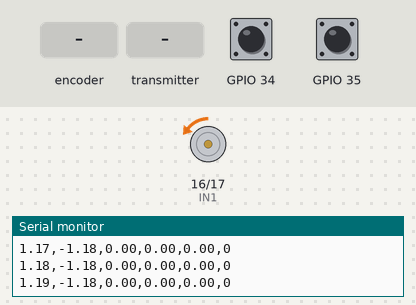
This program was run on a simulated ESP32. On the bench: motor-driver pin pairs drawn as motors (green arrow = first pin HIGH = forward, orange = second pin HIGH = backward, longer = more drive, scaled by the enable pin), the last lines printed to the serial monitor. The inputs (shaded band) are chosen by the test bench; at power-on: GPIO 34 HIGH, GPIO 35 HIGH.

Above: at 2.2 s.
2.3 s: rotary encoder on GPIO 35 / GPIO 34 turned 2 steps (second pin leading)
5.4 s: the transmitter starts sending position_rad = 25
At 6.6 s:
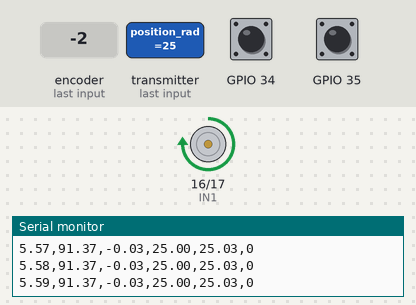
6.9 s: the transmitter starts sending position_rad = 0
At 7.06 s:
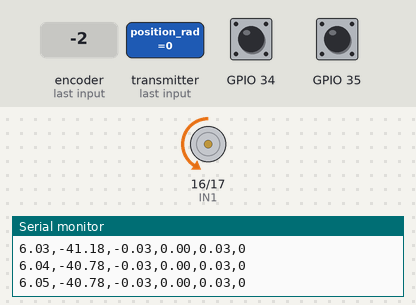
9.9 s: rotary encoder on GPIO 35 / GPIO 34 turned 1 step (first pin leading)
13.1 s: the transmitter starts sending position_rad = 50
14.6 s: the transmitter starts sending position_rad = 0
At 14.76 s:
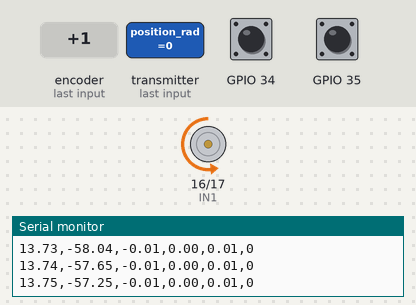
Timing chart, 0 to 18.6 s (numbered marks = the images above; inputs shaded):
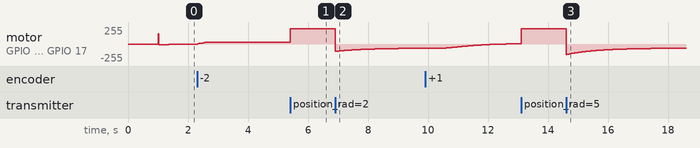

The program:

main.cpp
```cpp
//HAPTIC_LIDER: MAC: E0:8C:FE:60:D6:40
//HAPTIC SEGUIDOR_MAC: MAC: E0:8C:FE:60:F9:04

#include <Arduino.h>
#include "sensors.h"
#include "control.h"
#include "com.h"

void setup()
{
  Serial.begin(115200);
  delay(1000);

  Serial.println();
  Serial.println("Iniciando ESP32 + Encoder + PID + MQTT");

  initSensors();
  initControl();
  initCom();

  resetPID();
  communicationAlive();

  xTaskCreatePinnedToCore(
    controlTask,
    "ControlTask",
    4096,
    NULL,
    2,
    NULL,
    1
  );

  xTaskCreatePinnedToCore(
    serialTask,
    "SerialTask",
    4096,
    NULL,
    1,
    NULL,
    0
  );

  xTaskCreatePinnedToCore(
    comTask,
    "comTask",
    4096,
    NULL,
    1,
    NULL,
    0
  );

  Serial.println("Sistema iniciado");
  Serial.println("Esperando mensajes en: ESP32/ref");
  Serial.println("Publicando posición en: ESP32/pos");
}

void loop()
{
  vTaskDelay(pdMS_TO_TICKS(10));
}

/*
//MAC COODE
#include <Arduino.h>
#include <WiFi.h>

void setup()
{
  Serial.begin(115200);
  delay(1000);

  WiFi.mode(WIFI_STA);

  Serial.print("MAC: ");
  Serial.println(WiFi.macAddress());
}

void loop()
{
}

*/
```

com.cpp
```cpp
#include <WiFi.h>
#include <esp_now.h>

#include "com.h"
#include "control.h"
#include "sensors.h"

// =====================================================
// CONFIGURACIÓN
// =====================================================

#define MY_ID 1

// MAC DEL OTRO ESP32

uint8_t otherMAC[] = {0xE0, 0x8C, 0xFE, 0x60, 0xD6, 0x40}; // Para amaraillo
//uint8_t otherMAC[] = {0xE0, 0x8C, 0xFE, 0x60, 0xF9, 0x04}; // Para rojo

// =====================================================
// ESTRUCTURA DE COMUNICACIÓN
// =====================================================

typedef struct
{
  uint8_t id;
  float position_rad;
  float ref_rad;
  uint32_t counter;
} ComPacket;

// =====================================================
// VARIABLES TX/RX
// =====================================================

ComPacket txPacket;
ComPacket rxPacket;

volatile float other_position_rad = 0.0f;
volatile float other_ref_rad      = 0.0f;

volatile uint32_t last_rx_counter = 0;
volatile uint32_t last_rx_time_ms = 0;

// =====================================================
// CALLBACK RECEPCIÓN - CORE ESP32 2.x
// =====================================================

void onEspNowRecv(const uint8_t *mac,
                  const uint8_t *data,
                  int len)
{
  if (len != sizeof(ComPacket))
    return;

  memcpy(&rxPacket, data, sizeof(rxPacket));

  if (rxPacket.id == MY_ID)
    return;

  portENTER_CRITICAL(&mux);

  other_position_rad = rxPacket.position_rad;
  other_ref_rad      = rxPacket.ref_rad;

  last_rx_counter    = rxPacket.counter;
  last_rx_time_ms    = millis();

  portEXIT_CRITICAL(&mux);
}

// =====================================================
// CALLBACK ENVÍO - CORE ESP32 2.x
// =====================================================

void onEspNowSent(const uint8_t *mac_addr,
                  esp_now_send_status_t status)
{
  /*
  Serial.print("ESP-NOW -> ");

  if (status == ESP_NOW_SEND_SUCCESS)
    Serial.println("OK");
  else
    Serial.println("ERROR");

    */

}

// =====================================================
// INICIALIZACIÓN
// =====================================================

void initCom()
{
  WiFi.mode(WIFI_STA);

  Serial.print("Mi MAC: ");
  Serial.println(WiFi.macAddress());

  if (esp_now_init() != ESP_OK)
  {
    Serial.println("Error iniciando ESP-NOW");
    return;
  }

  esp_now_register_recv_cb(onEspNowRecv);
  esp_now_register_send_cb(onEspNowSent);

  esp_now_peer_info_t peerInfo = {};

  memcpy(peerInfo.peer_addr, otherMAC, 6);

  peerInfo.channel = 0;
  peerInfo.encrypt = false;

  if (esp_now_add_peer(&peerInfo) != ESP_OK)
  {
    Serial.println("Error añadiendo peer");
    return;
  }

  Serial.println("ESP-NOW iniciado");
}

// =====================================================
// COMPROBAR COMUNICACIÓN
// =====================================================

bool communicationAlive()
{
  uint32_t lastTime;

  portENTER_CRITICAL(&mux);
  lastTime = last_rx_time_ms;
  portEXIT_CRITICAL(&mux);

  return ((millis() - lastTime) < 100);
}

// =====================================================
// TAREA COMUNICACIÓN
// =====================================================

void comTask(void *pvParameters)
{
  TickType_t xLastWakeTime = xTaskGetTickCount();
  const TickType_t xFrequency = pdMS_TO_TICKS(10);

  uint32_t counter = 0;

  for (;;)
  {
    float myPos;
    float myRef;

    portENTER_CRITICAL(&mux);

    myPos = g_position_rad;
    myRef = refTarget_rad;

    portEXIT_CRITICAL(&mux);

    txPacket.id           = MY_ID;
    txPacket.position_rad = myPos;
    txPacket.ref_rad      = myRef;
    txPacket.counter      = counter++;

    esp_now_send(otherMAC,
                 (uint8_t *)&txPacket,
                 sizeof(txPacket));

    vTaskDelayUntil(&xLastWakeTime,
                    xFrequency);
  }
}


void serialTask(void *pvParameters)
{
  TickType_t xLastWakeTime = xTaskGetTickCount();
  const TickType_t xFrequency = pdMS_TO_TICKS(10);

  float t = 0.0f;
  const float Ts = 0.01f;

  for (;;)
  {
    float pos, err, pwm, otherPos;
    bool alive;

    portENTER_CRITICAL(&mux);
    pos = g_position_rad;
    err = g_error_rad;
    pwm = g_pwm_percent;
    otherPos = other_position_rad;
    alive = ((millis() - last_rx_time_ms) < 100);
    portEXIT_CRITICAL(&mux);

    Serial.print(t);
    Serial.print(",");
    Serial.print(pwm);
    Serial.print(",");
    Serial.print(pos);
    Serial.print(",");
    Serial.print(otherPos);
    Serial.print(",");
    Serial.print(err);
    Serial.print(",");
    Serial.println(alive ? 1 : 0);

    t += Ts;

    vTaskDelayUntil(&xLastWakeTime, xFrequency);
  }
}
```

com.h
```cpp
#pragma once
#include <Arduino.h>


extern volatile float other_position_rad;

void conectarWiFi();
void reconnectMQTT();
void mqttTask(void *pvParameters);
void serialTask(void *pvParameters);
void initCom();
void comTask(void *pvParameters);
bool communicationAlive();
```

control.cpp
```cpp
#include "control.h"
#include "sensors.h"
#include "com.h"
#include <math.h>

float g_velocity_rad_s;

// =====================================================
// PINES MOTOR
// =====================================================
static const int IN1 = 16;
static const int IN2 = 17;
static const int ENA = 4;

const float Vmax = 11.6;   // tensión máxima de armadura en voltios

// =====================================================
// LEDC ESP32
// =====================================================
static const uint8_t  PWM_CHANNEL = 0;
static const uint32_t PWM_FREQ    = 500;
static const uint8_t  PWM_RES     = 8;

static const float pwmMax_hw = 255.0f;
const float bDead_V = 2.9f;   // aprox. tensión mínima útil
//2.9
// =====================================================
// PID EN TENSION DE ARMADURA
// =====================================================
float Kp = 0.75f;
float Ki = 0.0f;
float Kd = 0.15f;

volatile float refPos_rad    = 1000;
volatile float refTarget_rad = 1000.0f;

static float I = 0.0f;
static float prevErr = 0.0f;
static float Df = 0.0f;

// =====================================================
// VARIABLES COMPARTIDASf
// =====================================================
volatile float g_position_rad = 0.0f;
volatile float g_error_rad    = 0.0f;
volatile float g_pwm_percent  = 0.0f;

// =====================================================
// MODELO VIRTUAL MASA-RESORTE-AMORTIGUADOR
// Entrada: posición angular real del haptic paddle
// Salida: referencia angular nueva para el PID
//
// Idea:
// El sistema toma como equilibrio la posición inicial.
// Si el usuario mueve el haptic respecto a esa posición,
// se genera una referencia en sentido contrario.
// =====================================================
float modelMRA(float theta_rad, float theta_dot_rad_s)
{

  const float kv_neg      = 0.01f;   // cancela amortiguamiento PID

  // Parámetros del oscilador virtual
  const float Ts          = 0.01f;
  const float M           = 0.05f;   // inercia virtual
  const float kp_mra      = 20.00f;    //
  const float kv_muelle   = 0.0f;    // amortiguamiento interno del muelle
  const float k_coupling  = 0.0f;    // acoplamiento usuario-muelle

  static float theta_eq   = 0.0f;
  static float x_pos      = 0.0f;   // posición del muelle virtual
  static float x_vel      = 0.0f;   // velocidad del muelle virtual
  static bool  init       = false;

  if (!init)
  {
    theta_eq = theta_rad;
    x_pos    = theta_rad;
    x_vel    = 0.0f;
    init     = true;
  }
  return kp_mra * (theta_rad) + kv_muelle * (theta_dot_rad_s);
}

// =====================================================
// INIT
// =====================================================
void initControl()
{
  pinMode(IN1, OUTPUT);
  pinMode(IN2, OUTPUT);
  pinMode(ENA, OUTPUT);

  ledcSetup(PWM_CHANNEL, PWM_FREQ, PWM_RES);
  ledcAttachPin(ENA, PWM_CHANNEL);
  ledcWrite(PWM_CHANNEL, 0);

  refPos_rad = getPositionRad();
  refTarget_rad = 6.0f;
}

// =====================================================
// RESET PID
// =====================================================
void resetPID()
{
  I = 0.0f;
  prevErr = 0.0f;
  Df = 0.0f;

  refPos_rad = getPositionRad();
}

// =====================================================
// CONVERSION TENSION ARMADURA -> PWM HW 0-255
// =====================================================
int vArmToPWM(float Va)
{
  float pwm_percent = 0;

  if (Va < 0.0f) Va = -Va;

  if (Va > 10.6f) Va = 10.6f;

  /*

  if (Va >= bDead_V)
  {
    pwm_percent =
      0.5357f * Va * Va * Va
    - 8.9478f * Va * Va
    + 50.8605f * Va
    - 69.6389f;
  }
  else
  {
    pwm_percent = (Va / Vmax) * 100.0f;
  }*/

  pwm_percent = (Va / Vmax) * 100.0f;

  // Convertir PWM (%) a PWM 0-255
  float pwm = (pwm_percent / 100.0f) * 255.0f;

  if (pwm > 255.0f) pwm = 255.0f;
  if (pwm < 0.0f)   pwm = 0.0f;

  return (int)pwm;
}

// =====================================================
// MOTOR CON TENSION DE ARMADURA
// Va > 0  -> sentido positivo
// Va < 0  -> sentido negativo
// Va = 0  -> motor parado
// =====================================================
void setMotorVoltage(float Va)
{
  int pwm_hw = vArmToPWM(Va);

  if (Va > 0.0f)
  {
    digitalWrite(IN1, HIGH);
    digitalWrite(IN2, LOW);
    ledcWrite(PWM_CHANNEL, pwm_hw);
  }
  else if (Va < 0.0f)
  {
    digitalWrite(IN1, LOW);
    digitalWrite(IN2, HIGH);
    ledcWrite(PWM_CHANNEL, pwm_hw);
  }
  else
  {
    digitalWrite(IN1, LOW);
    digitalWrite(IN2, LOW);
    ledcWrite(PWM_CHANNEL, 0);
  }
}

// =====================================================
// COMPENSACIÓN INVERSA DE ZONA MUERTA
// =====================================================
float deadzoneInverseVoltage(float Va)
{
  const float epsilon = 0.08f;

  float aVa = fabs(Va);

  if (aVa < epsilon)
  {
    return bDead_V * sinf((PI * Va) / (2.0f * epsilon));
  }

  float t = (aVa - epsilon) / (Vmax - epsilon);
  float Va_comp = bDead_V + (Vmax - bDead_V) * t;

  if (Va > 0.0f) return Va_comp;
  else           return -Va_comp;
}

// =====================================================
// MOTOR PWM EN %
// Lo dejo por si quieres seguir haciendo ensayos manuales
// =====================================================
void setMotorPWM_percent(float pwm_percent)
{
  if (pwm_percent > 100.0f)  pwm_percent = 100.0f;
  if (pwm_percent < -100.0f) pwm_percent = -100.0f;

  int pwm_hw = (int)((fabs(pwm_percent) / 100.0f) * pwmMax_hw);

  if (pwm_percent > 0.0f)
  {
    digitalWrite(IN1, HIGH);
    digitalWrite(IN2, LOW);
    ledcWrite(PWM_CHANNEL, pwm_hw);
  }
  else if (pwm_percent < 0.0f)
  {
    digitalWrite(IN1, LOW);
    digitalWrite(IN2, HIGH);
    ledcWrite(PWM_CHANNEL, pwm_hw);
  }
  else
  {
    digitalWrite(IN1, LOW);
    digitalWrite(IN2, LOW);
    ledcWrite(PWM_CHANNEL, 0);
  }
}

// =====================================================
// CONTROLADOR PID
// ref_rad: referencia deseada en radianes
// pos_rad: posicion actual en radianes
// salida: tension de armadura Va en voltios
// =====================================================

float controladorPID(float ref_rad, float pos_rad)
{
  const float Ts = 0.01f;
  const float alpha = 0.99f;

  float err = ref_rad - pos_rad;

  I += err * Ts;

  if (I > 100.0f)  I = 100.0f;
  if (I < -100.0f) I = -100.0f;

  float D_raw = (err - prevErr) / Ts;
  Df = alpha * Df + (1.0f - alpha) * D_raw;

  prevErr = err;

  float Va = Kp * err + Ki * I + Kd * Df;

  if (Va > 10.7f)  Va = 10.7f;
  if (Va < -10.7f) Va = -10.7f;

  return Va;
}

// =====================================================
// TAREA DE CONTROL EN BUCLE CERRADO
// =====================================================
void controlTask(void *pvParameters)
{
  TickType_t xLastWakeTime = xTaskGetTickCount();
  const TickType_t xFrequency = pdMS_TO_TICKS(10);

  const float Ts = 0.01f;
  const float alpha = 0.98f;

  float position_rad_prev = getPositionRad();
  float velocity_raw = 0.0f;
  float velocity_f = 0.0f;

  for (;;)
  {
    float position_rad = getPositionRad();

    // ==============================
    // Cálculo de velocidad real
    // ==============================
    velocity_raw = (position_rad - position_rad_prev) / Ts;
    velocity_f = alpha * velocity_f + (1.0f - alpha) * velocity_raw;
    position_rad_prev = position_rad;

    // =====================================================
    // MODELO MASA-RESORTE-AMORTIGUADOR DESACTIVADO
    // Se deja comentado para mantener el código original,
    // pero ahora se usa un PID fijo con referencia fija.
    // =====================================================
    // float refMRA_rad = modelMRA(position_rad, velocity_f);

    // PID FIJO:
    float Va = controladorPID(refTarget_rad, position_rad);

    // ANTES CON MRA:
    // float Va = modelMRA(position_rad, -velocity_f);
    // =====================================================
    // Aplicación al motor con compensación de zona muerta
    // =====================================================
    float Va_comp = deadzoneInverseVoltage(Va);

    setMotorVoltage(Va_comp);

    // =====================================================
    // Cálculo del PWM realmente aplicado
    // =====================================================
    int pwm_hw = vArmToPWM(Va_comp);
    float pwm_percent = ((float)pwm_hw / 255.0f) * 100.0f;

    if (Va_comp < 0.0f)
      pwm_percent = -pwm_percent;

    // =====================================================
    // Variables compartidas
    // =====================================================
    portENTER_CRITICAL(&mux);
    g_position_rad   = position_rad;

    // PID FIJO:
    g_error_rad      = refTarget_rad - position_rad;

    // ANTES CON MRA:
    // g_error_rad      = refMRA_rad - position_rad;

    g_pwm_percent    = pwm_percent;
    g_velocity_rad_s = velocity_f;
    portEXIT_CRITICAL(&mux);


    refTarget_rad = other_position_rad;
/*
    if (Serial.available())
    {
        char tecla = Serial.read();

        switch (tecla)
        {
            case ' ':
                refTarget_rad += 5.0f;
                break;

            case 'b':
                refTarget_rad -= 5.0f;
                break;
        }

        Serial.print("Referencia: ");
        Serial.println(refTarget_rad);
    }
    */
    vTaskDelayUntil(&xLastWakeTime, xFrequency);
  }

}

/*
void controlTask(void *pvParameters)
{
  TickType_t xLastWakeTime = xTaskGetTickCount();
  const TickType_t xFrequency = pdMS_TO_TICKS(10);
  const float Ts = 0.01f;   // 10 ms

  // ==============================
  // PARÁMETROS DE LOS ENSAYOS PWM
  // ==============================
  const float stepAmp   = 100.0f;   // % PWM para escalones
  const float rampMax   = 100.0f;   // % PWM máximo de la rampa
  const float rampDead  = 24.0f;    // % PWM mínimo de rampa (zona muerta)
  const float stepTime  = 1.0f;     // s
  const float rampTime  = 1.0f;     // s

  const float rampSlope = (rampMax - rampDead) / rampTime;   // %PWM/s

  // Filtro de velocidad
  const float alpha = 0.98f;

  enum TestType
  {
    STEP_POS = 0,
    STEP_NEG,
    RAMP_POS,
    RAMP_NEG
  };

  TestType test = STEP_POS;
  float tTest = 0.0f;
  float pwm_percent = 0.0f;

  float position_prev = getPositionRad();
  float velocity_raw = 0.0f;
  float velocity_f = 0.0f;

  for (;;)
  {
    float position_rad = getPositionRad();

    // ==============================
    // Cálculo de velocidad
    // ==============================
    velocity_raw = (position_rad - position_prev) / Ts;
    velocity_f = alpha * velocity_f + (1.0f - alpha) * velocity_raw;
    position_prev = position_rad;

    // ==============================
    // Generación de ensayos PWM
    // ==============================
    switch (test)
    {
      case STEP_POS:
        pwm_percent = stepAmp;
        if (tTest >= stepTime)
        {
          test = STEP_NEG;
          tTest = 0.0f;
        }
        break;

      case STEP_NEG:
        pwm_percent = -stepAmp;
        if (tTest >= stepTime)
        {
          test = RAMP_POS;
          tTest = 0.0f;
        }
        break;

      case RAMP_POS:
        pwm_percent = rampDead + rampSlope * tTest;
        if (pwm_percent > rampMax)
          pwm_percent = rampMax;

        if (tTest >= rampTime)
        {
          test = RAMP_NEG;
          tTest = 0.0f;
        }
        break;

      case RAMP_NEG:
        pwm_percent = -(rampDead + rampSlope * tTest);
        if (pwm_percent < -rampMax)
          pwm_percent = -rampMax;

        if (tTest >= rampTime)
        {
          test = STEP_POS;
          tTest = 0.0f;
        }
        break;
    }

    // Aplicar PWM directamente
    setMotorPWM_percent(100.0f);

    // Variables compartidas
    portENTER_CRITICAL(&mux);
    g_position_rad   = position_rad;
    g_error_rad      = 0.0f;
    g_pwm_percent    = pwm_percent;
    g_velocity_rad_s = velocity_f;
    portEXIT_CRITICAL(&mux);

    tTest += Ts;
    vTaskDelayUntil(&xLastWakeTime, xFrequency);
  }
}
*/

/*
void controlTask(void *pvParameters)
{
  TickType_t xLastWakeTime = xTaskGetTickCount();
  const TickType_t xFrequency = pdMS_TO_TICKS(100);

  for (;;)
  {
    float position_rad = getPositionRad();

    g_position_rad = position_rad;

    Serial.print("Posicion: ");
    Serial.println(position_rad);

    vTaskDelayUntil(&xLastWakeTime, xFrequency);
  }
}
*/
```

Source omitted: control.h (478 bytes), sensors.cpp (1786 bytes), sensors.h (175 bytes)

Measured:
- after the input at 5.4 s, motor on GPIO 16 (IN1) / GPIO 17 (IN2): forward 25/255 → forward 232/255 at once
- by itself, motor on GPIO 16 (IN1) / GPIO 17 (IN2): rises from backward 3/255 to forward 27/255 in 0.28 s, then falls to forward 25/255 in 1.4 s
